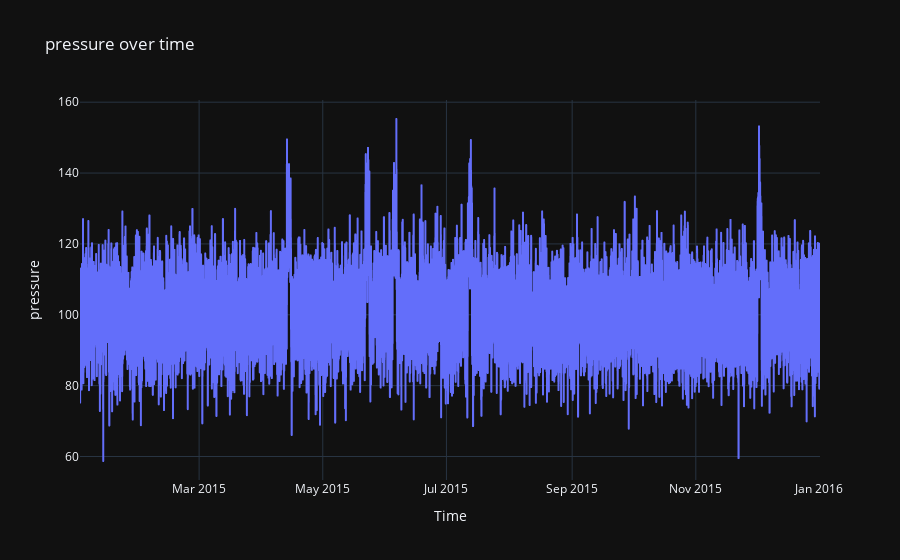

Notebook code cell kept with this figure:
### Code cell
draw_telementry(1,"pressure")

### Figure 1 — Plotly figure (JSON) as saved in the notebook; plotly's stock layout.template omitted (floating-point values rounded to 4 significant figures; data arrays with more than 128 entries replaced by an {"elided": "..."} marker saying what was removed)
{"data": [{"hovertemplate": "x=%{x}<br>y=%{y}<extra></extra>", "legendgroup": "", "line": {"color": "#636efa", "dash": "solid"}, "marker": {"symbol": "circle"}, "mode": "lines", "name": "", "showlegend": false, "type": "scattergl", "x": {"elided": "8761 str values"}, "xaxis": "x", "y": {"elided": "8761 float values"}, "yaxis": "y"}], "layout": {"legend": {"tracegroupgap": 0}, "title": {"text": "pressure over time"}, "xaxis": {"anchor": "y", "domain": [0, 1], "title": {"text": "Time"}}, "yaxis": {"anchor": "x", "domain": [0, 1], "title": {"text": "pressure"}}}}
